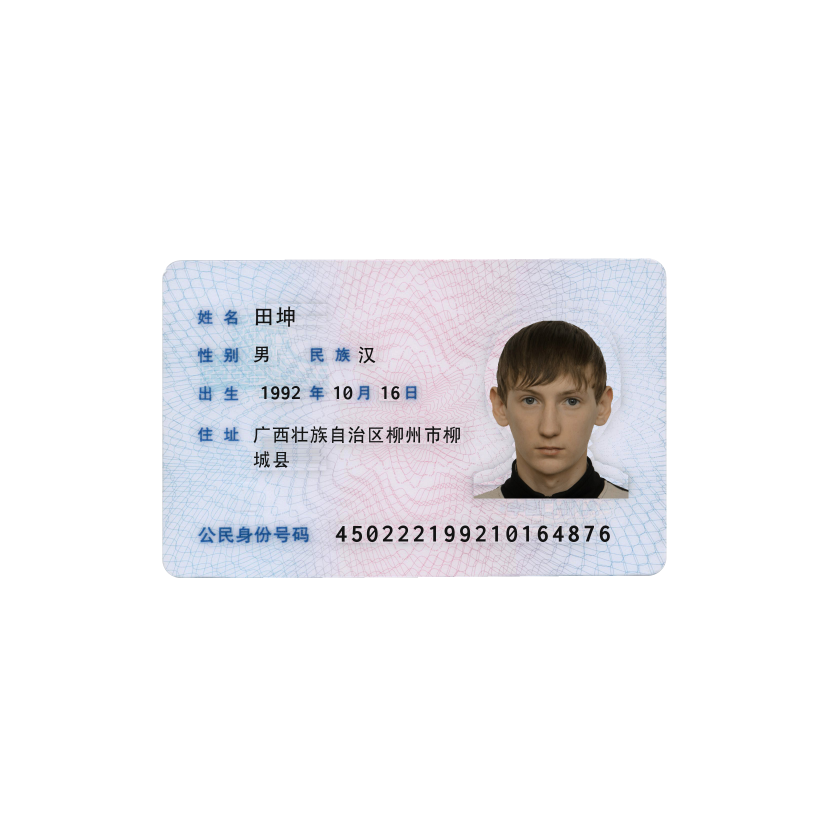
#> input picture chinese_ausweis_viewer/data/card_example.png, 3360 x 3360 px, given in place of 001.png, which was not available (shown at 1/4 size)
$ jupyter execute --allow-errors card_generator_proto.ipynb   (older library calls are emulated)   (text cells are left out)
#> lines starting #> are read from the running program, lines starting #| are printed output that depends on the picture; pictures that were not available may be replaced by others from this repository, and a replacement may not be noted
### chinese_ausweis_viewer/utils/grab_fake_chinese_credentials.py
from typing import List
from datetime import datetime

import requests
from lxml import html

FAKE_CREDENTIALS_URL = 'http://www.myfakeinfo.com/nationalidno/get-china-citizenidandname.php'
TABLE_XPATH = '/html/body/div[1]/div[3]/div[1]/table/tbody/tr'

FIELDS_MAPPING = {
    0: 'name',
    1: 'id',
    2: 'sex',
    3: 'birthday',
    5: 'address',
}
GENDER_MAPPING = {
    'male': '男',
    'female': '女',
}


def get_chinese_creds(count: int = 20) -> List[dict]:
    """
    format:
        name: str
        sex: str
        nationality: str
        birthday: date
        address: str
        id: str
    """

    persons = []
    while True:
        response = requests.get(FAKE_CREDENTIALS_URL)
        tree = html.fromstring(response.text)
        for row in tree.xpath(TABLE_XPATH):
            elems = row.findall('td')
            temp = {
                v: elems[k].text
                for k, v in FIELDS_MAPPING.items()
            }
            persons.append(
                dict(
                    name=temp['name'],
                    sex=GENDER_MAPPING[temp['sex']],
                    nationality='汉',
                    birthday=datetime.strptime(temp['birthday'], "%Y%m%d").date(),
                    address=temp['address'],
                    id=temp['id'],
                )
            )
            if len(persons) == count:
                break
        if len(persons) == count:
            break

    return persons

### chinese_ausweis_viewer/card_generator_proto.ipynb
[cell 1]
import numpy as np
import cv2 as cv
from PIL import Image
import PIL
from random import randint
from matplotlib import pyplot as plt

[cell 2]
face = Image.open("./data/face300_mod2/001.png")
#> face is the input picture: PIL image 3360x3360 RGBA; mean R, G, B, A 130.6, 130.7, 134.5, 57.8
template = Image.open("./data/Chinese_card_constructor.png")
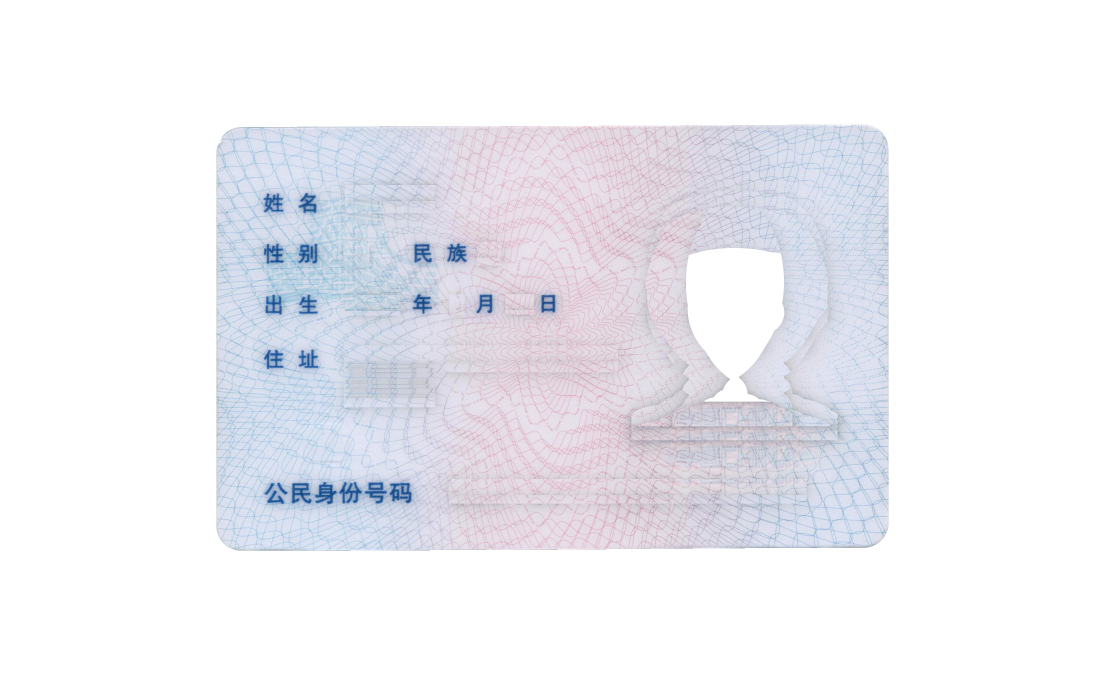
#> input picture chinese_ausweis_viewer/data/Chinese_card_constructor.png, 3360 x 2040 px (shown at 1/3 size)
#> template is the input picture: PIL image 3360x2040 RGBA; mean R, G, B, A 221.9, 222.7, 230.1, 95.1

[cell 3]
plt.imshow(template);

[cell 4]
plt.imshow(face);

[cell 5]
face.size
#> Out = (3360, 3360)

[cell 6]
crop_len = 50
face_cropped = face.crop(
    (crop_len, crop_len, face.size[0] - crop_len, face.size[1] - crop_len)
)
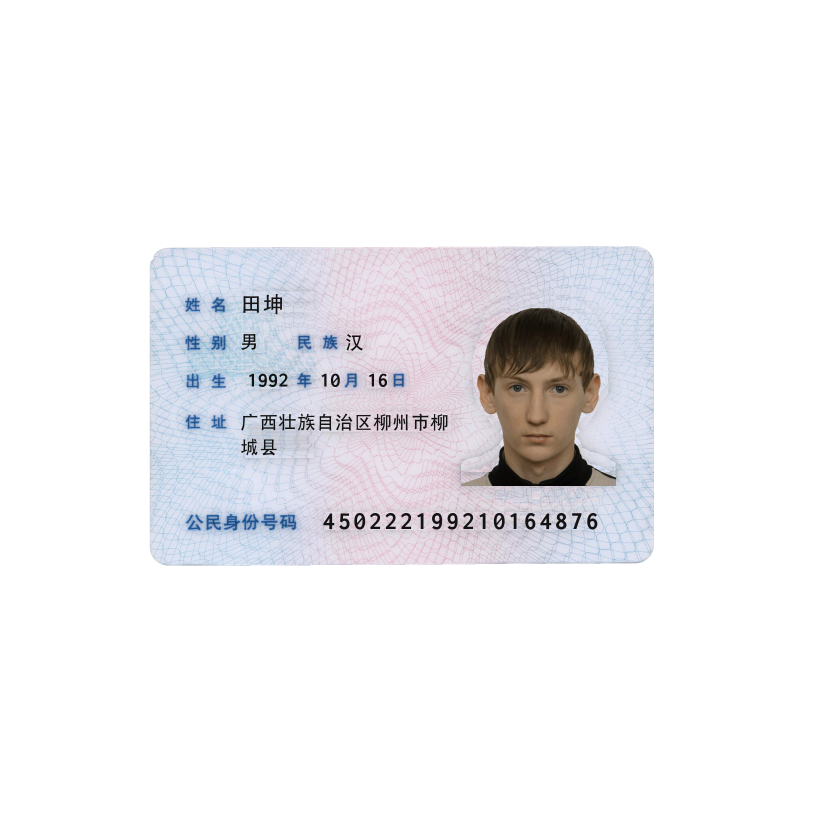
#> face_cropped: PIL image 3260x3260 RGBA (shown at 1/4 size); mean R, G, B, A 134.4, 134.4, 138.4, 61.4; transparent parts drawn white

[cell 7]
face_cropped.size
#> Out = (3260, 3260)

[cell 8]
w = 620
h = int(face_cropped.size[1] * (620.0 / face_cropped.size[0]))
#> h = 620
face_cropped_620 = face_cropped.resize((w, h), PIL.Image.ANTIALIAS)
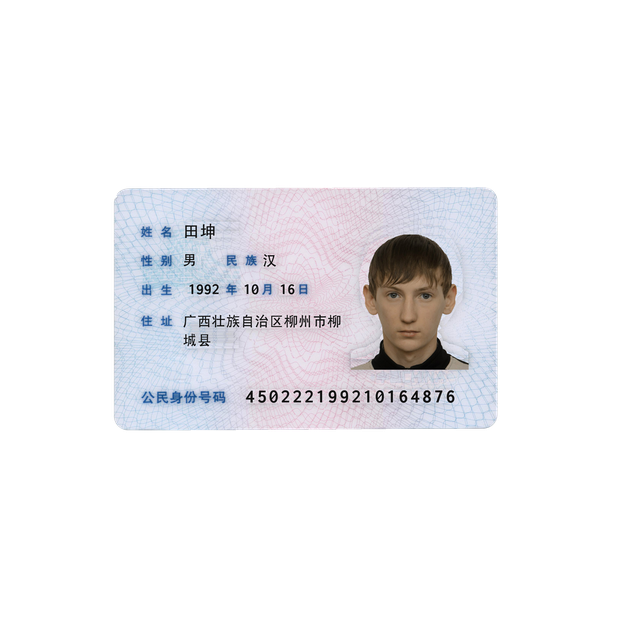
#> face_cropped_620: PIL image 620x620 RGBA; mean R, G, B, A 47.8, 47.4, 50, 61.4; transparent parts drawn white

[cell 9]
temp = Image.new('RGBA', template.size, 0)
#> temp: PIL image 3360x2040 RGBA; every value is 0
temp.paste(face_cropped_620, (1800, 600))
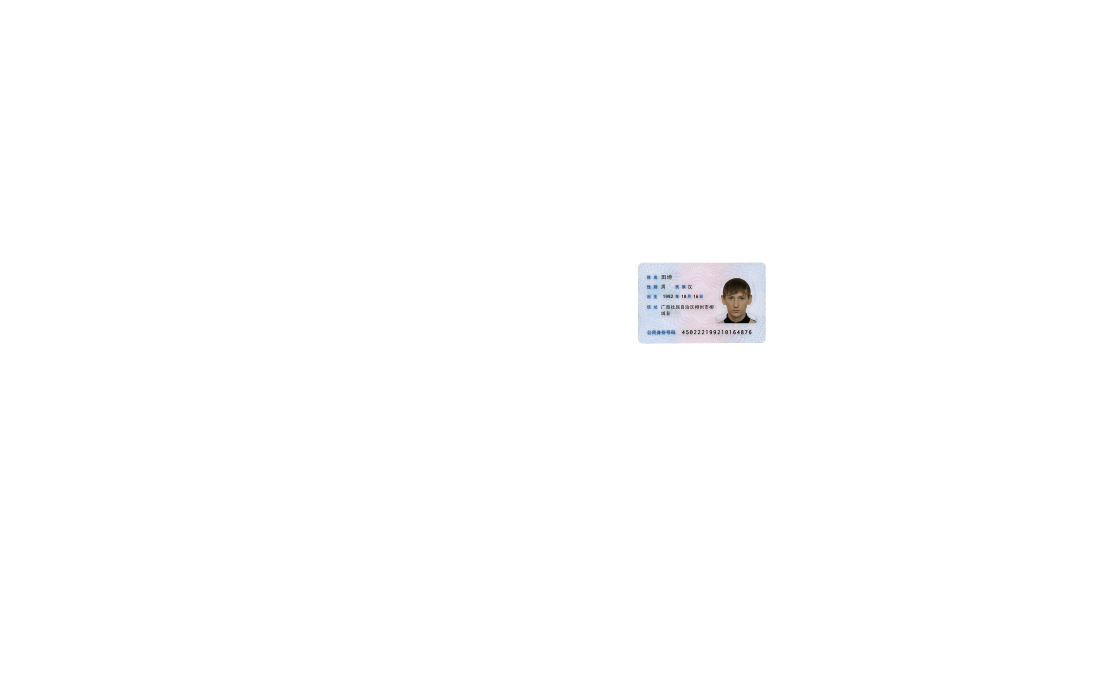
#> temp: PIL image 3360x2040 RGBA (shown at 1/3 size); mean R, G, B, A 2.7, 2.7, 2.8, 3.4; transparent parts drawn white
plt.imshow(temp);

[cell 10]
temp = Image.new('RGBA', template.size, 0)
temp.paste(face_cropped_620, (1894, 623))
rez = Image.alpha_composite(template, temp)
# rez.save('opop.png')
plt.imshow(rez);

[cell 11]
# !pip install requests lxml

[cell 12]
from utils.grab_fake_chinese_credentials import get_chinese_creds

#> (a cell that did not finish here is left out)


#> (a cell that did not finish here is left out)

[cell 15]
from PIL import Image
from PIL import ImageFont
from PIL import ImageDraw

[cell 16]
# [52 lines left out: function add_creds, not called in this run]

[cell 17]
template = Image.open("./data/Chinese_card_constructor.png")
#> (the rest of this cell did not finish here and is left out)

#> (a cell that did not finish here is left out)

[cell 19]
r = g = b = np.absolute(np.random.normal(15, 5, 10).astype(int))

[cell 20]
r

[cell 21]
list(zip(r, g, b))

[cell 22]
from typing import List

[cell 23]
def resize_to_width(img: PIL.Image, width: int) -> PIL.Image:
    height = int(face.size[1] * (620.0 / face.size[0]))
    return img.resize((width, height), PIL.Image.ANTIALIAS)

# [16 lines left out: functions crop_img, add_face, not called in this run]

def get_batch_of_color(count: int) -> List[tuple]:
    r = g = b = np.absolute(np.random.normal(15, 5, count).astype(int))
    return list(zip(r, g, b))

def get_card_generator(template_path: str, face_dir_path: str) -> PIL.Image:
    template = Image.open(template_path)
    batch_size = 35
    while True:
        creds = get_chinese_creds(batch_size)
        colors = get_batch_of_color(batch_size)
        for i, cred in enumerate(creds):
            template_with_creds = add_creds(template, cred, colors[i])
            yield add_face(template_with_creds, face_dir_path)

[cell 24]
generator = get_card_generator(
    template_path="./data/Chinese_card_constructor.png",
    face_dir_path="./data/face300_mod2/",
)

plt.imshow(generator.__next__());
#> (the call stopped at in get_chinese_creds, `response = requests.get(FAKE_CREDENTIALS_URL)`: the network is not available in this run)
